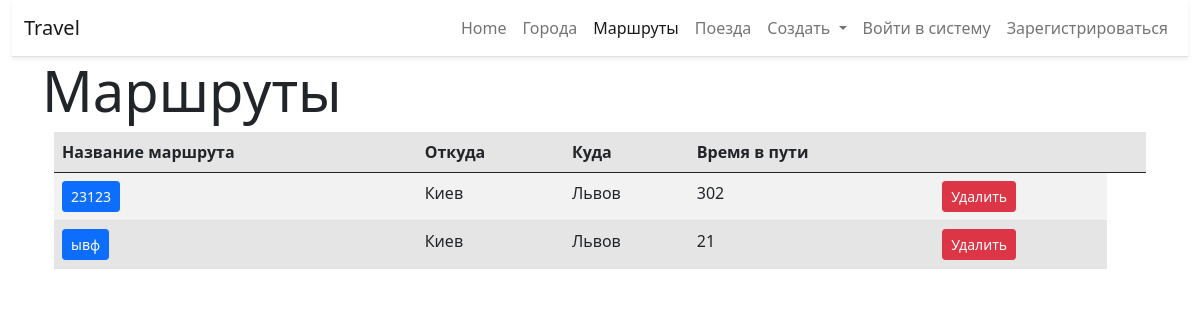
Page /list/ on the committed database.
### routs/models.py (models this page shows, shortened)
class Route(models.Model):
    name = models.CharField(max_length=100, verbose_name='Название маршрута', unique=True)
    from_city = models.CharField(max_length=100, verbose_name='Откуда')
    to_city = models.CharField(max_length=100, verbose_name='Куда')
    across_cities = models.ManyToManyField(Train, blank=True, verbose_name='Через какие города')
    travel_times = models.IntegerField(verbose_name='Время в пути')
    class Meta:
        verbose_name = 'Маршрут'
        verbose_name_plural = 'Маршруты'
        ordering = ['name']

### routs/views.py (the view)
# urls.py: path('list/', RouteListlView.as_view(), name='list'),
class RouteListlView(ListView):
    queryset = Route.objects.all()
    context_object_name = 'objects_list'
    template_name = 'routs/list.html'

### routs/templates/routs/list.html (shortened to what this page needs)
{% extends "base.html" %}
{% block content %}
<h1 class="display-4">Маршруты</h1>
    <div class="container-fluid">
        <div class="col-md-20 table-responsive">
        <table class="table table-striped table-active">
        <thead>
        <tr>
            <th>
                Название маршрута
            </th>
                        <th>
                Откуда
            </th>
                        <th>
                Куда
            </th>
                        <th>
                Время в пути
            </th>
                        <th>
            </th>
                        <th>
            </th>
        </tr>
        </thead>
        <tbody>
            {% for object in objects_list %}
                <tr>
                <td><a href="{% url 'detail' pk=object.pk %}"><button type="button" class="btn btn-primary btn-sm">{{ object.name }}</button></a></td>
                <td>{{ object.from_city }}</td>
                <td>{{ object.to_city }}</td>
                <td>{{ object.travel_times }}</td>
                <td><a href="{% url 'delete' pk=object.pk %}"><button type="button" class="btn btn-danger btn-sm">Удалить</button></a> </td>
            {% endfor %}
            </tr>
        </tbody>
        </table>
        </div>
    </div>
{% endblock %}

### rows in the picture
Route: name "23123", from_city "Киев", to_city "Львов", travel_times "302"
Route: name "ывф", from_city "Киев", to_city "Львов", travel_times "21"
